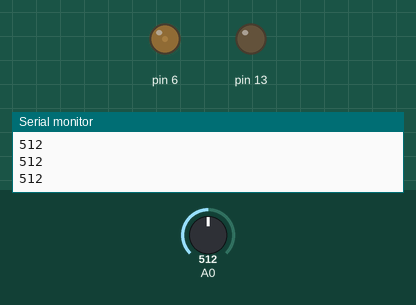
This sketch was run on a simulated Arduino Uno, built with avr-gcc and run on an emulated ATmega328P. Shown: output pins drawn as LEDs (lit = HIGH), the last lines printed to the serial monitor. The inputs (shaded band) are chosen by the test bench; at power-on: A0 = 512.

Above: at 1.2 s.
1.3 s: A0 set to 716
At 2.3 s:
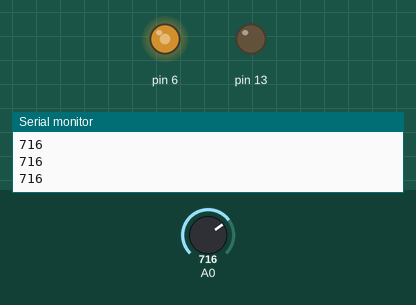
2.8 s: A0 set to 1023
At 3.4 s:
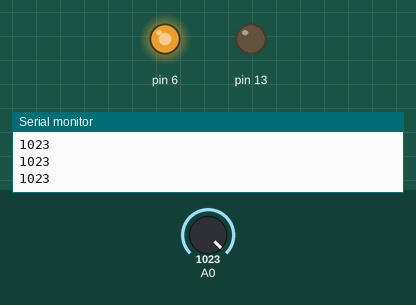
4.3 s: A0 set to 969
At 5.5 s:
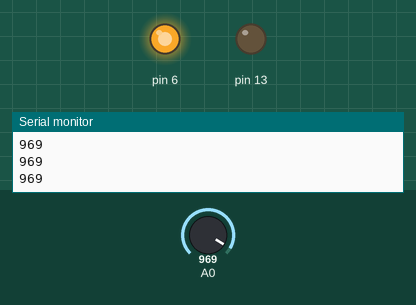
5.8 s: A0 set to 953
At 6.7 s:
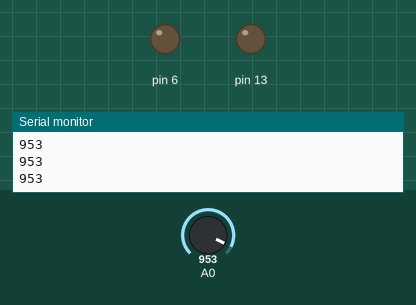
7.3 s: A0 set to 0
At 7.9 s:
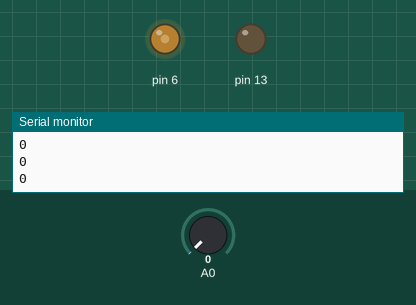
8.8 s: A0 set to 511
At 9.3 s:
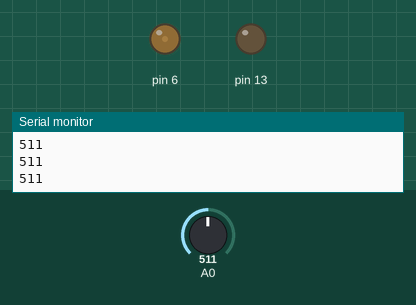
Timing chart, 0 to 11.3 s (numbered marks = the images above; inputs shaded):
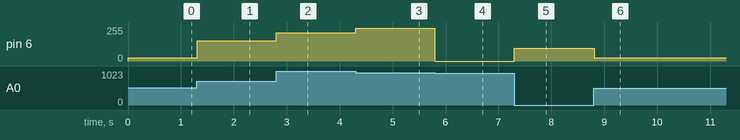

Measured:
- the behaviour switches between 954 and 953 on A0 (found by bisection; images 3 and 4)
- after the input at 1.3 s, pin 6: 24/255 → 151/255 at once
- after the input at 2.8 s, pin 6: 151/255 → 211/255 at once
- after the input at 4.3 s, pin 6: 211/255 → 245/255 at once
- after the input at 5.8 s, pin 6: 245/255 → 0/255 at once
- after the input at 7.3 s, pin 6: 0/255 → 94/255 at once
- after the input at 8.8 s, pin 6: 94/255 → 24/255 at once

The sketch:

017-hall-analogico.ino
```cpp
/*
  017 - HAL Sensor (analogico) - 49E
*/

void setup() {
  Serial.begin(9600);
  pinMode(13, OUTPUT);
  //pinMode(2, INPUT);
}

void loop() {
  int v = analogRead(A0);
  int pwm = map(v, 550, 150, 0, 255);
  analogWrite(6, pwm);
  Serial.println(v);
  delay(10);
  /*
  if (digitalRead(2)==LOW) {
    digitalWrite(13, HIGH);
  } else {
    digitalWrite(13, LOW);
  }
  */
}
```
